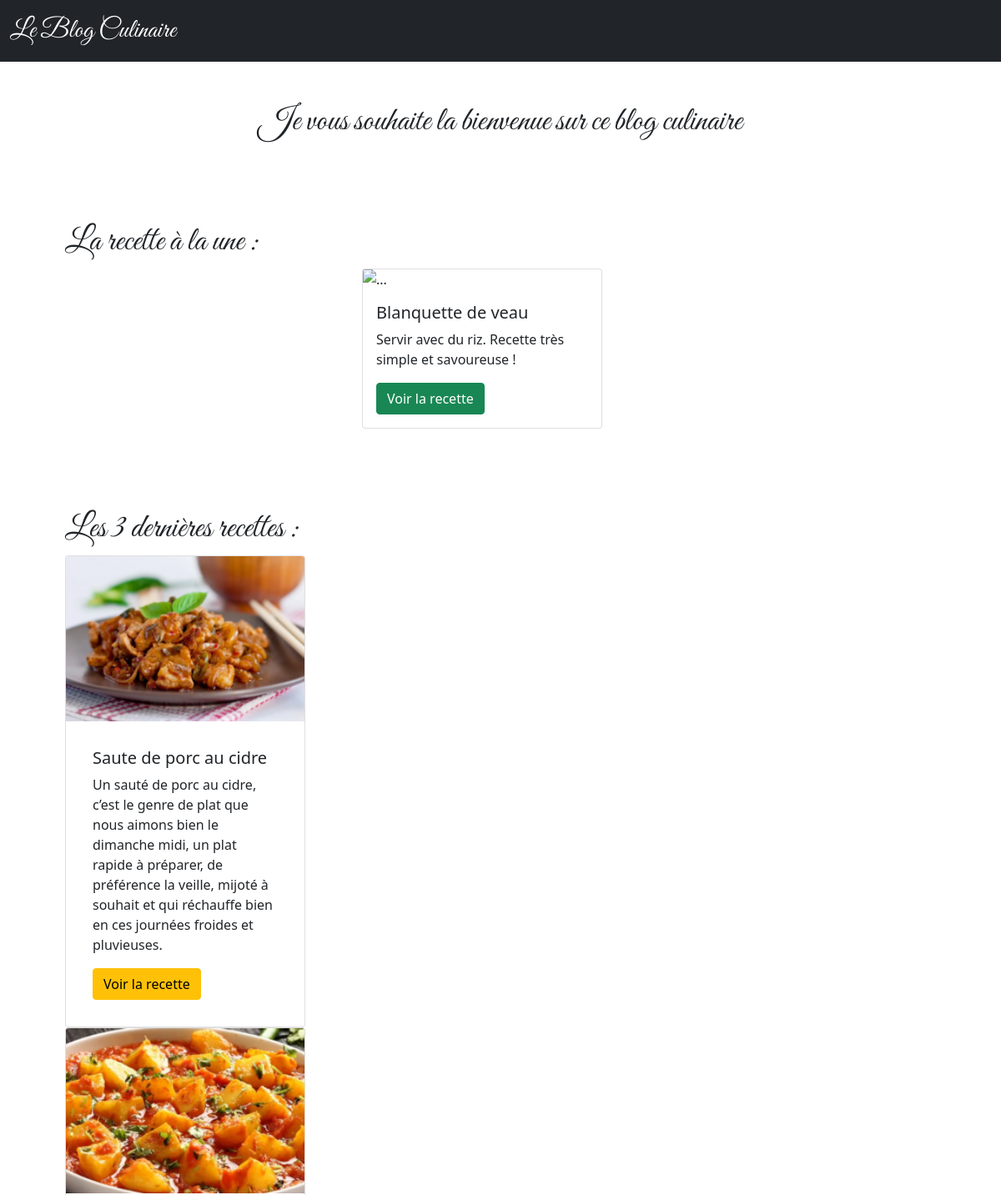
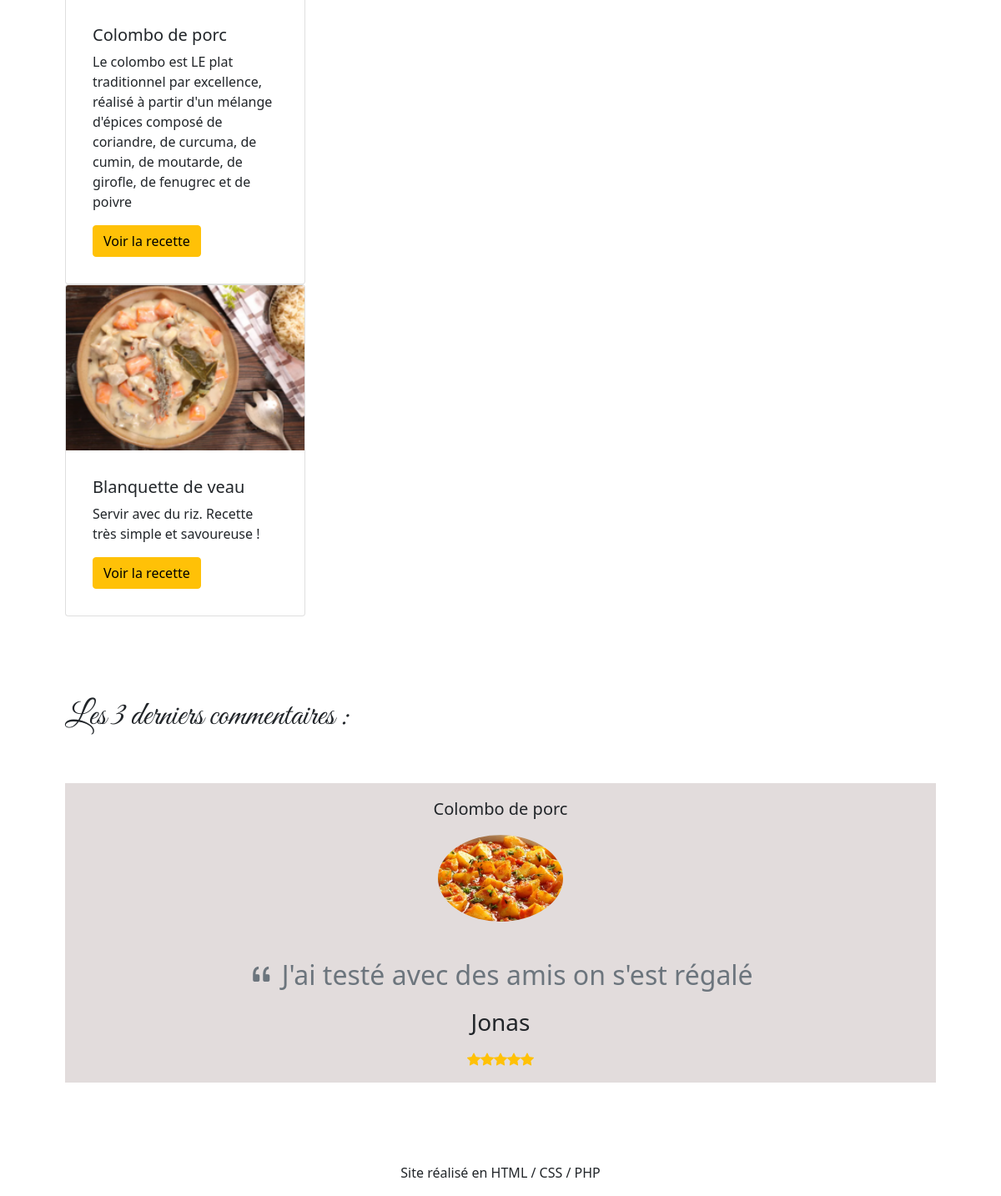
Page /step1/index.php on the committed database (2 pictures, top to bottom).
### tables this page shows
CREATE TABLE IF NOT EXISTS `t_recipe` (
  `rec_id` int(11) NOT NULL AUTO_INCREMENT,
  `rec_nom` varchar(255) NOT NULL,
  `rec_resume` text NOT NULL,
  `rec_temps` varchar(255) NOT NULL,
  `rec-difficulte` varchar(255) NOT NULL,
  `rec_budget` varchar(255) NOT NULL,
  `rec_ingredients` text NOT NULL,
  `rec_miniature` varchar(100) NOT NULL,
  `rec_image` varchar(255) NOT NULL,
  `rec_preparation` text NOT NULL,
  `rec_categorie` varchar(255) NOT NULL,
  PRIMARY KEY (`rec_id`)
);

CREATE TABLE IF NOT EXISTS `t_comment` (
  `com_id` int(11) NOT NULL AUTO_INCREMENT,
  `com_auteur` varchar(255) NOT NULL,
  `com_contenu` text NOT NULL,
  `id_rec` int(11) NOT NULL,
  PRIMARY KEY (`com_id`),
  KEY `FK_recette_commentaire` (`id_rec`)
);

### step1/index.php (the view, shortened to what this page needs)
<?php
try {
    $username = "root";
    $password = "";
    $dsn = "mysql:host=localhost; dbname=bdd_blog_culinaire; port=3306; charset=utf8";
    $db = new PDO($dsn, $username, $password);
    $db->setAttribute(PDO::ATTR_ERRMODE, PDO::ERRMODE_EXCEPTION);
} catch (PDOException $e) {
}
$sqlRecipe = $db->query('SELECT * FROM t_recipe ORDER BY RAND() LIMIT 1');
$recipe = $sqlRecipe->fetch();
$sqlRecipes = $db->query('SELECT * FROM t_recipe ORDER BY rec_id DESC LIMIT 3');
$recipes = $sqlRecipes->fetchAll();
$sqlComs = $db->query('SELECT * FROM t_comment AS C INNER JOIN t_recipe AS R ON C.id_rec = R.rec_id ORDER BY com_id ASC LIMIT 3');
$coms = $sqlComs->fetchAll();
?>
<!DOCTYPE html>
<html lang="fr">
<head>
    <link href="https://cdn.jsdelivr.net/npm/bootstrap@5.0.2/dist/css/bootstrap.min.css" rel="stylesheet"
>
    <link rel="stylesheet" href="https://cdn.jsdelivr.net/npm/bootstrap-icons@1.11.1/font/bootstrap-icons.css">
    <link rel="stylesheet" href="./../css/style.css">
</head>
<body>
    <header>
        <nav class="navbar navbar-expand-lg navbar-dark bg-dark" aria-label="Fifth navbar example">
            <div class="container-fluid">
                <a class="navbar-brand" href="#">Le Blog Culinaire</a>
            </div>
        </nav>
    </header>
    <h1 class="text-center my-5">Je vous souhaite la bienvenue sur ce blog culinaire</h1>
    <section class="p-5 container">
        <h1>La recette à la une :</h1>
        <div class="row">
            <div class="col-sm-12 col-md-6 col-lg-4 offset-lg-4">
                <div class="card" style="width: 18rem;">
                    <img src="../images/<? $recipe['rec_miniature']; ?>" class="card-img-top" alt="...">
                    <div class="card-body">
                        <h5 class="card-title">
                            <?= $recipe['rec_nom']; ?>
                        </h5>
                        <p class="card-text">
                            <?= $recipe['rec_resume']; ?>
                        </p>
                        <a href="single.php?id=<?= $recipe['rec_id']; ?>" class="btn btn-success">Voir la recette</a>
                    </div>
                </div>
            </div>
        </div>
    </section>
    <section class="p-5 container">
        <h1>Les 3 dernières recettes :</h1>
        <div class="row">
            <?php
            foreach ($recipes as $dish) { ?>
                <div class="col-sm-12 col-md-4">
                    <div class="card" style="width: 18rem;">
                        <img src="../images/<?= $dish['rec_miniature']; ?>" class="card-img-top" alt="...">
                        <div class="card-body">
                            <div class="card-body">
                                <h5 class="card-title">
                                    <?= $dish['rec_nom']; ?>
                                </h5>
                                <p class="card-text">
                                    <?= $dish['rec_resume']; ?>
                                </p>
                                <a href="single.php?id=<?= $dish['rec_id']; ?>" class="btn btn-warning">Voir la recette</a>
                            </div>
                        </div>
                    </div>
                    <?php } ?>
                </div>
    </section>
    <section class="p-5 container">
        <h1>Les 3 derniers commentaires :</h1>
        <div class="row">
            <div id="carouselExampleSlidesOnly col-sm-12 col-md-6 bg-carousel" class="carousel slide my-5"
                data-bs-ride="carousel">
                <div class="carousel-inner">
                    <?php
                    foreach ($coms as $com) {
                        if ($com['com_id'] == 1) { ?>
                            <div class="carousel-item bg-carousel active py-3">
                            <?php } else { ?>
                                <div class="carousel-item bg-carousel py-3">
                                <?php } ?>
                                <div class="row d-flex justify-content-center">
                                    <div class="col-lg-8 text-center">
                                        <p class="fs-5">
                                            <?= $com['rec_nom'] ?>
                                        </p>
                                        <p>
                                            <img class="rounded-circle shadow-1-strong mb-4"
                                                src="../images/<?= $com['rec_miniature'] ?>" alt="avatar"
                                                style="width: 150px;" />
                                        </p>
                                        <p class="text-muted fs-2">
                                            <i class="bi bi-quote"></i>
                                            <?= $com['com_contenu'] ?>
                                        </p>
                                        <h2 class="mb-3 fs-3">
                                            <?= $com['com_auteur'] ?>
                                        </h2>
                                    </div>
                                </div>
                                <ul class="list-unstyled d-flex justify-content-center text-warning mb-0">
                                    <li><i class="bi bi-star-fill"></i></li>
                                    <li><i class="bi bi-star-fill"></i></li>
                                    <li><i class="bi bi-star-fill"></i></li>
                                    <li><i class="bi bi-star-fill"></i></li>
                                    <li><i class="bi bi-star-fill"></i></li>
                                </ul>
                            </div>
                        <?php } ?>
                    </div>
                </div>
            </div>
    </section>
    <footer>
        <div class="container">
            <div class="row">
                <p class="text-center">Site réalisé en HTML / CSS / PHP</p>
            </div>
        </div>
    </footer>
</body>
</html>

### css/style.css (style rules this page uses)
.navbar-brand { font-family: "Great Vibes", cursive; font-size: 2rem; }
h1 { font-family: "Great Vibes", cursive; }
.bg-carousel { background-color: rgb(226, 220, 220); }

### rows in the picture
t_recipe: rec_nom "Blanquette de veau", rec_resume "Servir avec du riz. Recette très simple et savoureuse !", rec_miniature (picture)
t_recipe: rec_miniature (picture), rec_nom "Saute de porc au cidre", rec_resume "Un sauté de porc au cidre, c’est le genre de plat que nous aimons bien le dimanche midi, un plat rapide à préparer, de préférence la veille, mijoté à souhait et qui réchauffe bien en ces journées froides et pluvieuses."
t_recipe: rec_miniature (picture), rec_nom "Colombo de porc", rec_resume "Le colombo est LE plat traditionnel par excellence, réalisé à partir d'un mélange d'épices composé de coriandre, de curcuma, de cumin, de moutarde, de girofle, de fenugrec et de poivre"
t_comment: id_rec.rec_nom "Colombo de porc", id_rec.rec_miniature (picture), com_contenu "J'ai testé avec des amis on s'est régalé", com_auteur "Jonas"
